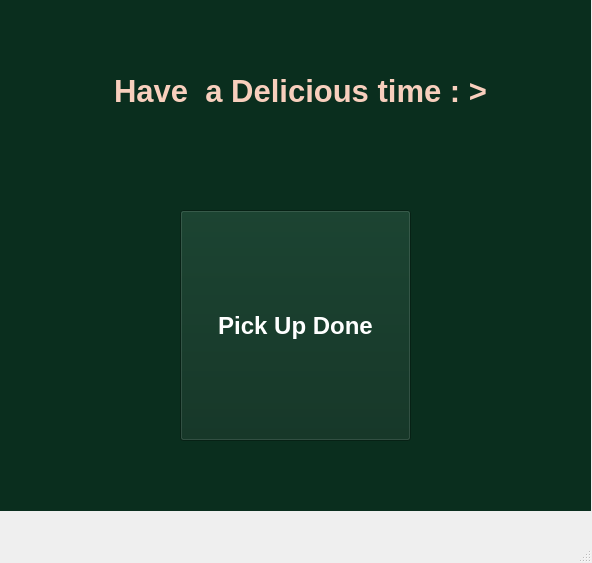
<?xml version="1.0" encoding="UTF-8"?>
<ui version="4.0">
 <class>MainWindow</class>
 <widget class="QMainWindow" name="MainWindow">
  <property name="geometry">
   <rect>
    <x>0</x>
    <y>0</y>
    <width>592</width>
    <height>563</height>
   </rect>
  </property>
  <property name="windowTitle">
   <string>MainWindow</string>
  </property>
  <widget class="QWidget" name="centralwidget">
   <widget class="QStackedWidget" name="stackedWidget_2">
    <property name="geometry">
     <rect>
      <x>0</x>
      <y>0</y>
      <width>591</width>
      <height>511</height>
     </rect>
    </property>
    <property name="palette">
     <palette>
      <active>
       <colorrole role="WindowText">
        <brush brushstyle="SolidPattern">
         <color alpha="255">
          <red>255</red>
          <green>255</green>
          <blue>255</blue>
         </color>
        </brush>
       </colorrole>
       <colorrole role="Button">
        <brush brushstyle="SolidPattern">
         <color alpha="255">
          <red>10</red>
          <green>46</green>
          <blue>30</blue>
         </color>
        </brush>
       </colorrole>
       <colorrole role="Base">
        <brush brushstyle="SolidPattern">
         <color alpha="255">
          <red>10</red>
          <green>46</green>
          <blue>30</blue>
         </color>
        </brush>
       </colorrole>
       <colorrole role="Window">
        <brush brushstyle="SolidPattern">
         <color alpha="255">
          <red>10</red>
          <green>46</green>
          <blue>30</blue>
         </color>
        </brush>
       </colorrole>
      </active>
      <inactive>
       <colorrole role="WindowText">
        <brush brushstyle="SolidPattern">
         <color alpha="255">
          <red>255</red>
          <green>255</green>
          <blue>255</blue>
         </color>
        </brush>
       </colorrole>
       <colorrole role="Button">
        <brush brushstyle="SolidPattern">
         <color alpha="255">
          <red>10</red>
          <green>46</green>
          <blue>30</blue>
         </color>
        </brush>
       </colorrole>
       <colorrole role="Base">
        <brush brushstyle="SolidPattern">
         <color alpha="255">
          <red>10</red>
          <green>46</green>
          <blue>30</blue>
         </color>
        </brush>
       </colorrole>
       <colorrole role="Window">
        <brush brushstyle="SolidPattern">
         <color alpha="255">
          <red>10</red>
          <green>46</green>
          <blue>30</blue>
         </color>
        </brush>
       </colorrole>
      </inactive>
      <disabled>
       <colorrole role="WindowText">
        <brush brushstyle="SolidPattern">
         <color alpha="255">
          <red>190</red>
          <green>190</green>
          <blue>190</blue>
         </color>
        </brush>
       </colorrole>
       <colorrole role="Button">
        <brush brushstyle="SolidPattern">
         <color alpha="255">
          <red>10</red>
          <green>46</green>
          <blue>30</blue>
         </color>
        </brush>
       </colorrole>
       <colorrole role="Base">
        <brush brushstyle="SolidPattern">
         <color alpha="255">
          <red>10</red>
          <green>46</green>
          <blue>30</blue>
         </color>
        </brush>
       </colorrole>
       <colorrole role="Window">
        <brush brushstyle="SolidPattern">
         <color alpha="255">
          <red>10</red>
          <green>46</green>
          <blue>30</blue>
         </color>
        </brush>
       </colorrole>
      </disabled>
     </palette>
    </property>
    <property name="styleSheet">
     <string notr="true">background-color: rgb(10, 46, 30);</string>
    </property>
    <widget class="QWidget" name="page_3">
     <widget class="QPushButton" name="pickupBtn">
      <property name="geometry">
       <rect>
        <x>180</x>
        <y>210</y>
        <width>231</width>
        <height>231</height>
       </rect>
      </property>
      <property name="palette">
       <palette>
        <active>
         <colorrole role="WindowText">
          <brush brushstyle="SolidPattern">
           <color alpha="255">
            <red>255</red>
            <green>255</green>
            <blue>255</blue>
           </color>
          </brush>
         </colorrole>
         <colorrole role="Button">
          <brush brushstyle="SolidPattern">
           <color alpha="255">
            <red>10</red>
            <green>46</green>
            <blue>30</blue>
           </color>
          </brush>
         </colorrole>
         <colorrole role="Midlight">
          <brush brushstyle="SolidPattern">
           <color alpha="255">
            <red>196</red>
            <green>203</green>
            <blue>193</blue>
           </color>
          </brush>
         </colorrole>
         <colorrole role="Dark">
          <brush brushstyle="SolidPattern">
           <color alpha="255">
            <red>105</red>
            <green>116</green>
            <blue>101</blue>
           </color>
          </brush>
         </colorrole>
         <colorrole role="Mid">
          <brush brushstyle="SolidPattern">
           <color alpha="255">
            <red>115</red>
            <green>132</green>
            <blue>108</blue>
           </color>
          </brush>
         </colorrole>
         <colorrole role="Text">
          <brush brushstyle="SolidPattern">
           <color alpha="255">
            <red>26</red>
            <green>55</green>
            <blue>35</blue>
           </color>
          </brush>
         </colorrole>
         <colorrole role="BrightText">
          <brush brushstyle="SolidPattern">
           <color alpha="255">
            <red>26</red>
            <green>55</green>
            <blue>35</blue>
           </color>
          </brush>
         </colorrole>
         <colorrole role="ButtonText">
          <brush brushstyle="SolidPattern">
           <color alpha="255">
            <red>255</red>
            <green>255</green>
            <blue>255</blue>
           </color>
          </brush>
         </colorrole>
         <colorrole role="Base">
          <brush brushstyle="SolidPattern">
           <color alpha="255">
            <red>10</red>
            <green>46</green>
            <blue>30</blue>
           </color>
          </brush>
         </colorrole>
         <colorrole role="Window">
          <brush brushstyle="SolidPattern">
           <color alpha="255">
            <red>10</red>
            <green>46</green>
            <blue>30</blue>
           </color>
          </brush>
         </colorrole>
         <colorrole role="Highlight">
          <brush brushstyle="SolidPattern">
           <color alpha="255">
            <red>26</red>
            <green>55</green>
            <blue>35</blue>
           </color>
          </brush>
         </colorrole>
         <colorrole role="HighlightedText">
          <brush brushstyle="SolidPattern">
           <color alpha="255">
            <red>254</red>
            <green>239</green>
            <blue>197</blue>
           </color>
          </brush>
         </colorrole>
         <colorrole role="LinkVisited">
          <brush brushstyle="SolidPattern">
           <color alpha="255">
            <red>205</red>
            <green>171</green>
            <blue>143</blue>
           </color>
          </brush>
         </colorrole>
         <colorrole role="AlternateBase">
          <brush brushstyle="LinearGradientPattern">
           <gradient startx="0.000000000000000" starty="0.000000000000000" endx="1.000000000000000" endy="0.000000000000000" type="LinearGradient" spread="RepeatSpread" coordinatemode="ObjectBoundingMode">
            <gradientstop position="0.000000000000000">
             <color alpha="255">
              <red>255</red>
              <green>0</green>
              <blue>0</blue>
             </color>
            </gradientstop>
            <gradientstop position="0.170000000000000">
             <color alpha="255">
              <red>255</red>
              <green>0</green>
              <blue>0</blue>
             </color>
            </gradientstop>
            <gradientstop position="0.180000000000000">
             <color alpha="255">
              <red>255</red>
              <green>255</green>
              <blue>255</blue>
             </color>
            </gradientstop>
            <gradientstop position="0.210212000000000">
             <color alpha="255">
              <red>255</red>
              <green>255</green>
              <blue>255</blue>
             </color>
            </gradientstop>
            <gradientstop position="0.220212000000000">
             <color alpha="255">
              <red>0</red>
              <green>16</green>
              <blue>255</blue>
             </color>
            </gradientstop>
            <gradientstop position="0.279897000000000">
             <color alpha="255">
              <red>0</red>
              <green>16</green>
              <blue>255</blue>
             </color>
            </gradientstop>
            <gradientstop position="0.289897000000000">
             <color alpha="255">
              <red>255</red>
              <green>255</green>
              <blue>255</blue>
             </color>
            </gradientstop>
            <gradientstop position="0.320000000000000">
             <color alpha="255">
              <red>255</red>
              <green>255</green>
              <blue>255</blue>
             </color>
            </gradientstop>
            <gradientstop position="0.330000000000000">
             <color alpha="255">
              <red>255</red>
              <green>0</green>
              <blue>0</blue>
             </color>
            </gradientstop>
            <gradientstop position="1.000000000000000">
             <color alpha="255">
              <red>255</red>
              <green>0</green>
              <blue>0</blue>
             </color>
            </gradientstop>
           </gradient>
          </brush>
         </colorrole>
         <colorrole role="ToolTipBase">
          <brush brushstyle="SolidPattern">
           <color alpha="255">
            <red>255</red>
            <green>246</green>
            <blue>242</blue>
           </color>
          </brush>
         </colorrole>
         <colorrole role="PlaceholderText">
          <brush brushstyle="SolidPattern">
           <color alpha="255">
            <red>105</red>
            <green>116</green>
            <blue>101</blue>
           </color>
          </brush>
         </colorrole>
        </active>
        <inactive>
         <colorrole role="WindowText">
          <brush brushstyle="SolidPattern">
           <color alpha="255">
            <red>255</red>
            <green>255</green>
            <blue>255</blue>
           </color>
          </brush>
         </colorrole>
         <colorrole role="Button">
          <brush brushstyle="SolidPattern">
           <color alpha="255">
            <red>10</red>
            <green>46</green>
            <blue>30</blue>
           </color>
          </brush>
         </colorrole>
         <colorrole role="Midlight">
          <brush brushstyle="SolidPattern">
           <color alpha="255">
            <red>196</red>
            <green>203</green>
            <blue>193</blue>
           </color>
          </brush>
         </colorrole>
         <colorrole role="Dark">
          <brush brushstyle="SolidPattern">
           <color alpha="255">
            <red>105</red>
            <green>116</green>
            <blue>101</blue>
           </color>
          </brush>
         </colorrole>
         <colorrole role="Mid">
          <brush brushstyle="SolidPattern">
           <color alpha="255">
            <red>115</red>
            <green>132</green>
            <blue>108</blue>
           </color>
          </brush>
         </colorrole>
         <colorrole role="Text">
          <brush brushstyle="SolidPattern">
           <color alpha="255">
            <red>26</red>
            <green>55</green>
            <blue>35</blue>
           </color>
          </brush>
         </colorrole>
         <colorrole role="BrightText">
          <brush brushstyle="SolidPattern">
           <color alpha="255">
            <red>26</red>
            <green>55</green>
            <blue>35</blue>
           </color>
          </brush>
         </colorrole>
         <colorrole role="ButtonText">
          <brush brushstyle="SolidPattern">
           <color alpha="255">
            <red>255</red>
            <green>255</green>
            <blue>255</blue>
           </color>
          </brush>
         </colorrole>
         <colorrole role="Base">
          <brush brushstyle="SolidPattern">
           <color alpha="255">
            <red>10</red>
            <green>46</green>
            <blue>30</blue>
           </color>
          </brush>
         </colorrole>
         <colorrole role="Window">
          <brush brushstyle="SolidPattern">
           <color alpha="255">
            <red>10</red>
            <green>46</green>
            <blue>30</blue>
           </color>
          </brush>
         </colorrole>
         <colorrole role="Highlight">
          <brush brushstyle="SolidPattern">
           <color alpha="255">
            <red>26</red>
            <green>55</green>
            <blue>35</blue>
           </color>
          </brush>
         </colorrole>
         <colorrole role="HighlightedText">
          <brush brushstyle="SolidPattern">
           <color alpha="255">
            <red>254</red>
            <green>239</green>
            <blue>197</blue>
           </color>
          </brush>
         </colorrole>
         <colorrole role="LinkVisited">
          <brush brushstyle="SolidPattern">
           <color alpha="255">
            <red>205</red>
            <green>171</green>
            <blue>143</blue>
           </color>
          </brush>
         </colorrole>
         <colorrole role="AlternateBase">
          <brush brushstyle="LinearGradientPattern">
           <gradient startx="0.000000000000000" starty="0.000000000000000" endx="1.000000000000000" endy="0.000000000000000" type="LinearGradient" spread="RepeatSpread" coordinatemode="ObjectBoundingMode">
            <gradientstop position="0.000000000000000">
             <color alpha="255">
              <red>255</red>
              <green>0</green>
              <blue>0</blue>
             </color>
            </gradientstop>
            <gradientstop position="0.170000000000000">
             <color alpha="255">
              <red>255</red>
              <green>0</green>
              <blue>0</blue>
             </color>
            </gradientstop>
            <gradientstop position="0.180000000000000">
             <color alpha="255">
              <red>255</red>
              <green>255</green>
              <blue>255</blue>
             </color>
            </gradientstop>
            <gradientstop position="0.210212000000000">
             <color alpha="255">
              <red>255</red>
              <green>255</green>
              <blue>255</blue>
             </color>
            </gradientstop>
            <gradientstop position="0.220212000000000">
             <color alpha="255">
              <red>0</red>
              <green>16</green>
              <blue>255</blue>
             </color>
            </gradientstop>
            <gradientstop position="0.279897000000000">
             <color alpha="255">
              <red>0</red>
              <green>16</green>
              <blue>255</blue>
             </color>
            </gradientstop>
            <gradientstop position="0.289897000000000">
             <color alpha="255">
              <red>255</red>
              <green>255</green>
              <blue>255</blue>
             </color>
            </gradientstop>
            <gradientstop position="0.320000000000000">
             <color alpha="255">
              <red>255</red>
              <green>255</green>
              <blue>255</blue>
             </color>
            </gradientstop>
            <gradientstop position="0.330000000000000">
             <color alpha="255">
              <red>255</red>
              <green>0</green>
              <blue>0</blue>
             </color>
            </gradientstop>
            <gradientstop position="1.000000000000000">
             <color alpha="255">
              <red>255</red>
              <green>0</green>
              <blue>0</blue>
             </color>
            </gradientstop>
           </gradient>
          </brush>
         </colorrole>
         <colorrole role="ToolTipBase">
          <brush brushstyle="SolidPattern">
           <color alpha="255">
            <red>255</red>
            <green>246</green>
            <blue>242</blue>
           </color>
          </brush>
         </colorrole>
         <colorrole role="PlaceholderText">
          <brush brushstyle="SolidPattern">
           <color alpha="255">
            <red>105</red>
            <green>116</green>
            <blue>101</blue>
           </color>
          </brush>
         </colorrole>
        </inactive>
        <disabled>
         <colorrole role="WindowText">
          <brush brushstyle="SolidPattern">
           <color alpha="255">
            <red>105</red>
            <green>116</green>
            <blue>101</blue>
           </color>
          </brush>
         </colorrole>
         <colorrole role="Button">
          <brush brushstyle="SolidPattern">
           <color alpha="255">
            <red>10</red>
            <green>46</green>
            <blue>30</blue>
           </color>
          </brush>
         </colorrole>
         <colorrole role="Midlight">
          <brush brushstyle="SolidPattern">
           <color alpha="255">
            <red>196</red>
            <green>203</green>
            <blue>193</blue>
           </color>
          </brush>
         </colorrole>
         <colorrole role="Dark">
          <brush brushstyle="SolidPattern">
           <color alpha="255">
            <red>105</red>
            <green>116</green>
            <blue>101</blue>
           </color>
          </brush>
         </colorrole>
         <colorrole role="Mid">
          <brush brushstyle="SolidPattern">
           <color alpha="255">
            <red>115</red>
            <green>132</green>
            <blue>108</blue>
           </color>
          </brush>
         </colorrole>
         <colorrole role="Text">
          <brush brushstyle="SolidPattern">
           <color alpha="255">
            <red>105</red>
            <green>116</green>
            <blue>101</blue>
           </color>
          </brush>
         </colorrole>
         <colorrole role="BrightText">
          <brush brushstyle="SolidPattern">
           <color alpha="255">
            <red>26</red>
            <green>55</green>
            <blue>35</blue>
           </color>
          </brush>
         </colorrole>
         <colorrole role="ButtonText">
          <brush brushstyle="SolidPattern">
           <color alpha="255">
            <red>105</red>
            <green>116</green>
            <blue>101</blue>
           </color>
          </brush>
         </colorrole>
         <colorrole role="Base">
          <brush brushstyle="SolidPattern">
           <color alpha="255">
            <red>10</red>
            <green>46</green>
            <blue>30</blue>
           </color>
          </brush>
         </colorrole>
         <colorrole role="Window">
          <brush brushstyle="SolidPattern">
           <color alpha="255">
            <red>10</red>
            <green>46</green>
            <blue>30</blue>
           </color>
          </brush>
         </colorrole>
         <colorrole role="Highlight">
          <brush brushstyle="SolidPattern">
           <color alpha="255">
            <red>145</red>
            <green>145</green>
            <blue>145</blue>
           </color>
          </brush>
         </colorrole>
         <colorrole role="HighlightedText">
          <brush brushstyle="SolidPattern">
           <color alpha="255">
            <red>254</red>
            <green>239</green>
            <blue>197</blue>
           </color>
          </brush>
         </colorrole>
         <colorrole role="LinkVisited">
          <brush brushstyle="SolidPattern">
           <color alpha="255">
            <red>205</red>
            <green>171</green>
            <blue>143</blue>
           </color>
          </brush>
         </colorrole>
         <colorrole role="AlternateBase">
          <brush brushstyle="LinearGradientPattern">
           <gradient startx="0.000000000000000" starty="0.000000000000000" endx="1.000000000000000" endy="0.000000000000000" type="LinearGradient" spread="RepeatSpread" coordinatemode="ObjectBoundingMode">
            <gradientstop position="0.000000000000000">
             <color alpha="255">
              <red>255</red>
              <green>0</green>
              <blue>0</blue>
             </color>
            </gradientstop>
            <gradientstop position="0.170000000000000">
             <color alpha="255">
              <red>255</red>
              <green>0</green>
              <blue>0</blue>
             </color>
            </gradientstop>
            <gradientstop position="0.180000000000000">
             <color alpha="255">
              <red>255</red>
              <green>255</green>
              <blue>255</blue>
             </color>
            </gradientstop>
            <gradientstop position="0.210212000000000">
             <color alpha="255">
              <red>255</red>
              <green>255</green>
              <blue>255</blue>
             </color>
            </gradientstop>
            <gradientstop position="0.220212000000000">
             <color alpha="255">
              <red>0</red>
              <green>16</green>
              <blue>255</blue>
             </color>
            </gradientstop>
            <gradientstop position="0.279897000000000">
             <color alpha="255">
              <red>0</red>
              <green>16</green>
              <blue>255</blue>
             </color>
            </gradientstop>
            <gradientstop position="0.289897000000000">
             <color alpha="255">
              <red>255</red>
              <green>255</green>
              <blue>255</blue>
             </color>
            </gradientstop>
            <gradientstop position="0.320000000000000">
             <color alpha="255">
              <red>255</red>
              <green>255</green>
              <blue>255</blue>
             </color>
            </gradientstop>
            <gradientstop position="0.330000000000000">
             <color alpha="255">
              <red>255</red>
              <green>0</green>
              <blue>0</blue>
             </color>
            </gradientstop>
            <gradientstop position="1.000000000000000">
             <color alpha="255">
              <red>255</red>
              <green>0</green>
              <blue>0</blue>
             </color>
            </gradientstop>
           </gradient>
          </brush>
         </colorrole>
         <colorrole role="ToolTipBase">
          <brush brushstyle="SolidPattern">
           <color alpha="255">
            <red>255</red>
            <green>246</green>
            <blue>242</blue>
           </color>
          </brush>
         </colorrole>
         <colorrole role="PlaceholderText">
          <brush brushstyle="SolidPattern">
           <color alpha="255">
            <red>105</red>
            <green>116</green>
            <blue>101</blue>
           </color>
          </brush>
         </colorrole>
        </disabled>
       </palette>
      </property>
      <property name="font">
       <font>
        <pointsize>18</pointsize>
        <weight>75</weight>
        <bold>true</bold>
       </font>
      </property>
      <property name="styleSheet">
       <string notr="true">
alternate-background-color: qlineargradient(spread:repeat, x1:0, y1:0, x2:1, y2:0, stop:0 rgba(255, 0, 0, 255), stop:0.17 rgba(255, 0, 0, 255), stop:0.18 rgba(255, 255, 255, 255), stop:0.210212 rgba(255, 255, 255, 255), stop:0.220212 rgba(0, 16, 255, 255), stop:0.279897 rgba(0, 16, 255, 255), stop:0.289897 rgba(255, 255, 255, 255), stop:0.32 rgba(255, 255, 255, 255), stop:0.33 rgba(255, 0, 0, 255), stop:1 rgba(255, 0, 0, 255));</string>
      </property>
      <property name="text">
       <string>Pick Up Done</string>
      </property>
     </widget>
     <widget class="QLabel" name="label">
      <property name="geometry">
       <rect>
        <x>50</x>
        <y>40</y>
        <width>501</width>
        <height>101</height>
       </rect>
      </property>
      <property name="palette">
       <palette>
        <active>
         <colorrole role="WindowText">
          <brush brushstyle="SolidPattern">
           <color alpha="255">
            <red>248</red>
            <green>207</green>
            <blue>189</blue>
           </color>
          </brush>
         </colorrole>
         <colorrole role="Button">
          <brush brushstyle="SolidPattern">
           <color alpha="255">
            <red>10</red>
            <green>46</green>
            <blue>30</blue>
           </color>
          </brush>
         </colorrole>
         <colorrole role="Text">
          <brush brushstyle="SolidPattern">
           <color alpha="255">
            <red>205</red>
            <green>171</green>
            <blue>143</blue>
           </color>
          </brush>
         </colorrole>
         <colorrole role="Base">
          <brush brushstyle="SolidPattern">
           <color alpha="255">
            <red>10</red>
            <green>46</green>
            <blue>30</blue>
           </color>
          </brush>
         </colorrole>
         <colorrole role="Window">
          <brush brushstyle="SolidPattern">
           <color alpha="255">
            <red>10</red>
            <green>46</green>
            <blue>30</blue>
           </color>
          </brush>
         </colorrole>
         <colorrole role="PlaceholderText">
          <brush brushstyle="SolidPattern">
           <color alpha="128">
            <red>255</red>
            <green>219</green>
            <blue>219</blue>
           </color>
          </brush>
         </colorrole>
        </active>
        <inactive>
         <colorrole role="WindowText">
          <brush brushstyle="SolidPattern">
           <color alpha="255">
            <red>248</red>
            <green>207</green>
            <blue>189</blue>
           </color>
          </brush>
         </colorrole>
         <colorrole role="Button">
          <brush brushstyle="SolidPattern">
           <color alpha="255">
            <red>10</red>
            <green>46</green>
            <blue>30</blue>
           </color>
          </brush>
         </colorrole>
         <colorrole role="Text">
          <brush brushstyle="SolidPattern">
           <color alpha="255">
            <red>205</red>
            <green>171</green>
            <blue>143</blue>
           </color>
          </brush>
         </colorrole>
         <colorrole role="Base">
          <brush brushstyle="SolidPattern">
           <color alpha="255">
            <red>10</red>
            <green>46</green>
            <blue>30</blue>
           </color>
          </brush>
         </colorrole>
         <colorrole role="Window">
          <brush brushstyle="SolidPattern">
           <color alpha="255">
            <red>10</red>
            <green>46</green>
            <blue>30</blue>
           </color>
          </brush>
         </colorrole>
         <colorrole role="PlaceholderText">
          <brush brushstyle="SolidPattern">
           <color alpha="128">
            <red>255</red>
            <green>219</green>
            <blue>219</blue>
           </color>
          </brush>
         </colorrole>
        </inactive>
        <disabled>
         <colorrole role="WindowText">
          <brush brushstyle="SolidPattern">
           <color alpha="255">
            <red>190</red>
            <green>190</green>
            <blue>190</blue>
           </color>
          </brush>
         </colorrole>
         <colorrole role="Button">
          <brush brushstyle="SolidPattern">
           <color alpha="255">
            <red>10</red>
            <green>46</green>
            <blue>30</blue>
           </color>
          </brush>
         </colorrole>
         <colorrole role="Text">
          <brush brushstyle="SolidPattern">
           <color alpha="255">
            <red>190</red>
            <green>190</green>
            <blue>190</blue>
           </color>
          </brush>
         </colorrole>
         <colorrole role="Base">
          <brush brushstyle="SolidPattern">
           <color alpha="255">
            <red>10</red>
            <green>46</green>
            <blue>30</blue>
           </color>
          </brush>
         </colorrole>
         <colorrole role="Window">
          <brush brushstyle="SolidPattern">
           <color alpha="255">
            <red>10</red>
            <green>46</green>
            <blue>30</blue>
           </color>
          </brush>
         </colorrole>
         <colorrole role="PlaceholderText">
          <brush brushstyle="SolidPattern">
           <color alpha="128">
            <red>0</red>
            <green>0</green>
            <blue>0</blue>
           </color>
          </brush>
         </colorrole>
        </disabled>
       </palette>
      </property>
      <property name="font">
       <font>
        <pointsize>23</pointsize>
        <weight>75</weight>
        <bold>true</bold>
       </font>
      </property>
      <property name="text">
       <string>Have  a Delicious time : &gt;</string>
      </property>
      <property name="alignment">
       <set>Qt::AlignCenter</set>
      </property>
     </widget>
    </widget>
    <widget class="QWidget" name="page_4"/>
   </widget>
  </widget>
  <widget class="QMenuBar" name="menubar">
   <property name="geometry">
    <rect>
     <x>0</x>
     <y>0</y>
     <width>592</width>
     <height>24</height>
    </rect>
   </property>
  </widget>
  <widget class="QStatusBar" name="statusbar"/>
 </widget>
 <resources/>
 <connections/>
</ui>
